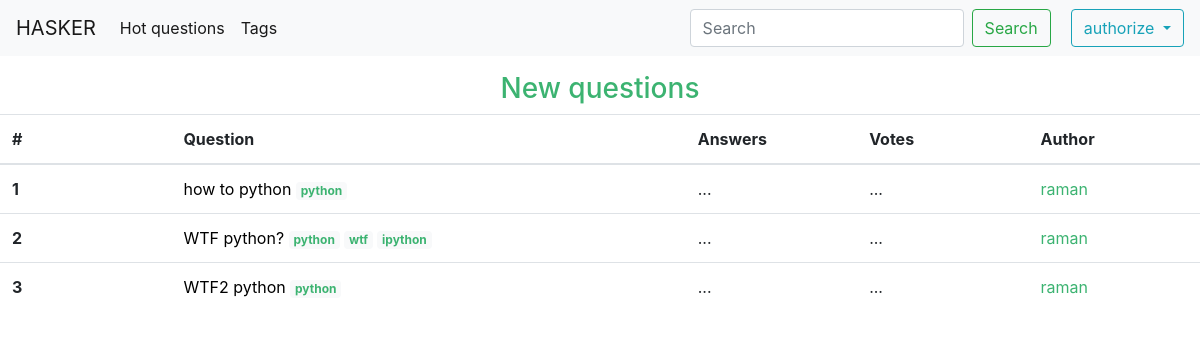
/hasker/, run on an earlier commit of the app's database.
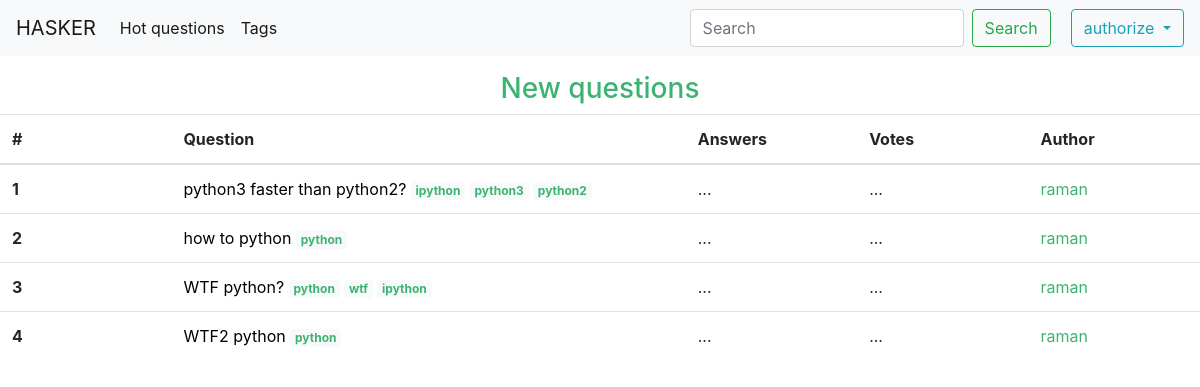
And on a later commit of the database.
### forum/models.py (models this page shows, shortened)
class Question(models.Model):
    title = models.CharField(max_length=144, db_index=True)
    content = models.TextField()
    slug = models.SlugField(max_length=72, unique=True)
    pub_date = models.DateField(auto_now_add=True)
    author = models.ForeignKey(settings.AUTH_USER_MODEL, on_delete=models.CASCADE)
    tags = models.ManyToManyField(Tag, blank=True, related_name='questions')
    class Meta:
        ordering = ('-pub_date',)

class Tag(models.Model):
    name = models.CharField(max_length=15)
    def __str__(self):
        return self.name

### authorization/models.py (models this page shows, shortened)
class Person(AbstractUser):
    class Meta:
        verbose_name = 'Person'
    email = models.EmailField(max_length=254, unique=True, verbose_name='email address')
    avatar = models.ImageField(upload_to='avatars/', default='avatars/def_ava.jpg')

### forum/views.py (the view)
# urls.py: path('', Index.as_view(), name='index_view'),
class Index(ListView):
    model = Question
    context_object_name = 'questions'
    template_name = 'forum/index.html'
    paginate_by = 20
    def get_queryset(self):
        return self.model.objects.all().order_by('-pub_date')

### forum/templates/forum/index.html
{% extends 'forum/base_forum.html' %}
{% block content %}
<div style="text-align: center;">
    <h3 style="color: MediumSeaGreen; margin-top: 16px;">New questions</h3>
</div>
    <table class="table">
  <thead>
    <tr>
      <th scope="col" class="col-1">#</th>
      <th scope="col" class="col-3">Question</th>
      <th scope="col" class="col-1">Answers</th>
      <th scope="col" class="col-1">Votes</th>
      <th scope="col" class="col-1">Author</th>
    </tr>
  </thead>
  <tbody>
    {% for q in questions %}
      <tr>
        <th scope="row">{{ forloop.counter }}</th>
        <td><a style="color: black" href="{% url 'question_detail' slug=question.slug %}">{{ q.title }}</a>
          {% for t in q.tags.all %}
            <span class="badge badge-light">
              <a style="color: MediumSeaGreen" href="{% url 'tag_questions_list' tag=t %}">
                {{ t }}
              </a>
            </span>
          {% endfor %}</td>
        <td>...</td>
        <td>...</td>
        <td>
          <a style="color: MediumSeaGreen" href="{% url 'person_info' nick=q.author.username %}">
          {{ q.author.username }}
          </a>
        </td>
      </tr>
    {% endfor %}
  </tbody>
</table>
{% endblock %}

What changed in the data, as far as the page shows it:
added Question: title "python3 faster than python2?", author.username "raman", Tag (name "ipython")
added Tag: name "python3", shown under "python3 faster than python2?"
added Tag: name "python2", shown under "python3 faster than python2?"
